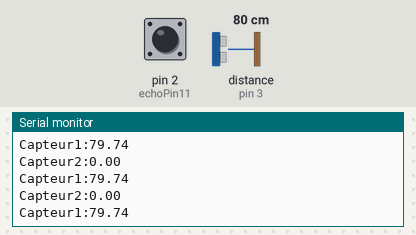
This sketch was run on a simulated Arduino Uno, built with avr-gcc and run on an emulated ATmega328P. Parts: the last lines printed to the serial monitor. Wiring (inferred from the names in the program): ultrasonic range finder: trigger pin 13; echo pin 3. The inputs (shaded band) are chosen by the test bench; at power-on: distance to the obstacle (sensor on pin 3) 80 cm, pin 2 (echoPin11) LOW. The echo pulse lasts 58.3 µs per cm.

Above: at 1.2 s.
1.3 s: distance to the obstacle (sensor on pin 3) set to 120 cm
At 2.4 s:
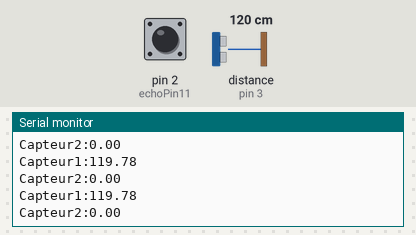
4.3 s: distance to the obstacle (sensor on pin 3) set to 2 cm
At 4.9 s:
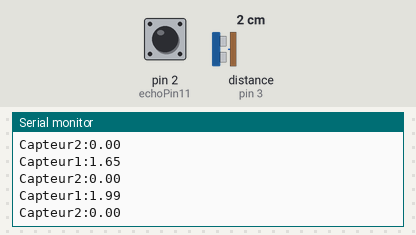
7.3 s: distance to the obstacle (sensor on pin 3) set to 18 cm
At 8.0 s:
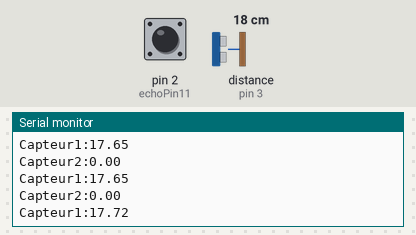
10.3 s: distance to the obstacle (sensor on pin 3) set to 250 cm
At 11.1 s:
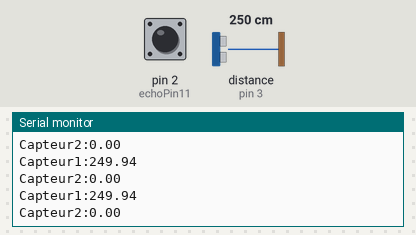
13.3 s: pin 2 (echoPin11) pulsed HIGH 2 times (0.12 s each, 0.3 s apart)
Timing chart, 0 to 16.3 s (numbered marks = the images above; inputs shaded):
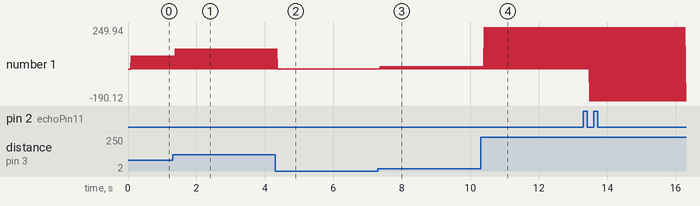

Measured:
- after the input at 1.3 s, the serial monitor: prints a new line after 0.08 s (image 1)
- after the input at 4.3 s, the serial monitor: prints a new line after 0.08 s (image 2)
- after the input at 7.3 s, the serial monitor: prints a new line after 0.07 s (image 3)
- after the input at 10.3 s, the serial monitor: prints a new line after 0.10 s (image 4)
- plotted number 1: 0 → 249.94 after the input at 10.3 s, 249.94 → -19 after the input at 13.3 s

The sketch:

HCSR04_com.ino
```cpp
/*
 Name:		HCSR04_com.ino
 Created:	12/04/2021 09:57:47
 Author:	pc_technique_swarmz
*/

const int trigPin = 13;
const int echoPin11 = 2;
const int echoPin12 = 3;

 volatile int a = 0;
 volatile int b = 0;

 volatile int a1 = 0;
 volatile int b1 = 0;

 int delta=0 ;
 int delta1 = 0;

 double speedOfSoundInCmPerMs = 0.03313 + 0.0000606 * 20; // Cair ≈ (331.3 + 0.606 ⋅ ϑ) m/s

void setup()
{
    pinMode(trigPin, OUTPUT);
    init_interrupt();
    Serial.begin(9600);
}

void loop()
{
    digitalWrite(trigPin, LOW);
    delayMicroseconds(2);
    digitalWrite(trigPin, HIGH);
    delayMicroseconds(10);
    digitalWrite(trigPin, LOW);

    Serial.print("Capteur1:");
    Serial.println(delta / 2 * speedOfSoundInCmPerMs);
    Serial.print("Capteur2:");
    Serial.println(delta1 / 2 * speedOfSoundInCmPerMs);

}

void interrupt1()
{
    a = micros();
    attachInterrupt(1, interrupt2, FALLING);
}
void interrupt2()
{
    b = micros();
    delta = (b - a);
    attachInterrupt(1, interrupt1, RISING);
}

void interrupt11()
{
    a1 = micros();
    attachInterrupt(0, interrupt22, FALLING);
}

void interrupt22()
{
    b1 = micros();
    delta1 = (b1 - a1);
    attachInterrupt(0, interrupt11, RISING);
}

void init_interrupt()
{
    attachInterrupt(1, interrupt1, RISING);
    attachInterrupt(0, interrupt11, RISING);
}
```
